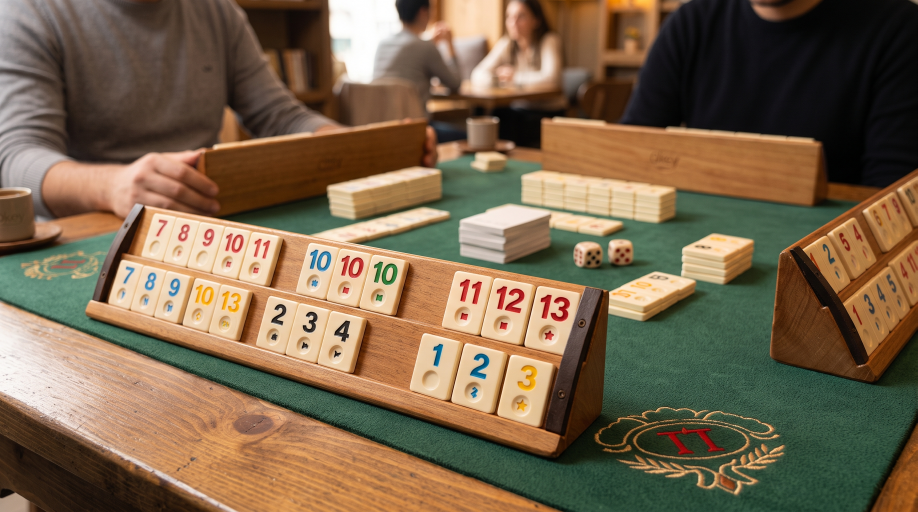
#> input picture assets/kaynak/okey101-masa.jpg, 2752 x 1536 px (shown at 1/3 size)
$ python kapak-okey101-fotograf.py
#> lines starting #> are read from the running program, lines starting #| are printed output that depends on the picture
# -*- coding: utf-8 -*-
"""
101 Okey kapağı: assets/kaynak/okey101-masa.jpg karesinden üretilir.

KAYNAK
Kullanıcının ilettiği kare 2752x1536 (oran 1.792). Kapak oranı 606/354 =
1.712 olduğundan kırpma gerekiyor; ayrıca ham kadrajda ıstaka çerçevenin
sol yarısında kalıyor ve taşlar küçük resim boyutunda okunmuyordu.

KADRAJ HESABI (ölçüldü, tahmin değil)
Kapaklar .game-thumb içinde `background-size:cover` ile gösterilir; kutunun
eni 140px ile ~300px arasında, boyu sabit 120px'tir. Oran 1.17 ile 2.50
arasında gezdiği için `cover` en kötü durumda ortadaki %68'lik bandı bırakır
(bkz. kapak-ortak.py GUVENLI_ORAN) — yani ANA CİSİMLER ortadaki
%68 x %68'lik kutuya sığmalı.
Ham karede okunması gereken cisim, öndeki ıstaka ve üzerindeki taşlardır:
kaynak koordinatlarında x 321..1797, y 607..1259 (en 1476, boy 652).
Bu bloğun %68'lik banda sığması için kırpma eni en az 1476/0.68 = 2171 px
olmalı. 2350 px seçildi: hem şart sağlanır (blok bandın içinde kalır) hem de
tam genişlikte kırpmaya (2629 px) göre %12 yakınlaşma olur, böylece taşların
üzerindeki rakamlar 300x120'lik küçük resimde bile okunur.
Kırpma bloğun merkezine (1059, 933) göre konumlanır ve kenarlara kırpılır.

POZLAMA
Fotoğraf zaten aydınlık; gölgeler hafif bir gamma eğrisiyle açılır, kontrast
ve doygunluk bir tık artırılır, ardından küçük resim boyutunda rakamların
kenarı kaybolmasın diye keskinleştirilir. Vinyet köşeleri hafifçe kapatır.

Kullanım:  python3 tools/kapak-okey101-fotograf.py
"""
import os
import numpy as np
from PIL import Image, ImageFilter, ImageEnhance

KOK = os.path.dirname(os.path.dirname(os.path.abspath(__file__)))
KAYNAK = os.path.join(KOK, 'assets', 'kaynak', 'okey101-masa.jpg')
HEDEF = os.path.join(KOK, 'assets', 'covers', 'okey101.jpg')

GEN, BOY = 606, 354          # yayınlanan kapak ölçüsü
GUVENLI = 0.68               # her ekran genişliğinde görünen orta bant
KIRPMA_EN = 2350             # kaynak pikselinde kırpma genişliği (hesabı yukarıda)
MERKEZ = (1059, 933)         # ıstaka + taş bloğunun kaynaktaki merkezi
# Bloğun kaynaktaki sınırları — güvenli bant denetimi bunun üzerinden yapılır.
BLOK = (321, 607, 1797, 1259)


def kapak():
    ham = Image.open(KAYNAK).convert('RGB')
#> ham is the input picture: PIL image 2752x1536 RGB; mean R, G, B 122.1, 101.8, 77
    W, H = ham.size
#> W = 2752; H = 1536
    cw = min(KIRPMA_EN, W)
#> cw = 2350
    ch = int(round(cw / (GEN / BOY)))
#> ch = 1373
    if ch > H:                                  # kaynak yeterince uzun değilse
        ch = H
        cw = int(round(ch * (GEN / BOY)))
    x0 = max(0, min(W - cw, MERKEZ[0] - cw // 2))
#> x0 = 0
    y0 = max(0, min(H - ch, MERKEZ[1] - ch // 2))
#> y0 = 163
    im = ham.crop((x0, y0, x0 + cw, y0 + ch)).resize((GEN, BOY), Image.LANCZOS)
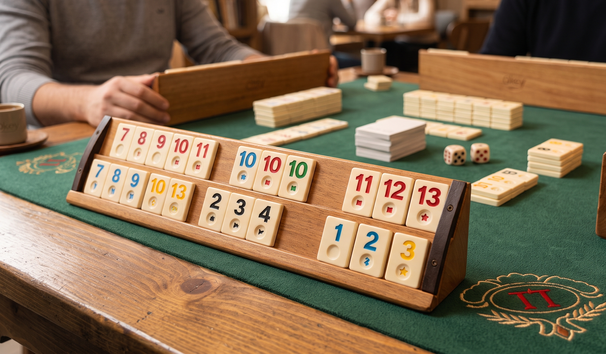
#> im: PIL image 606x354 RGB; mean R, G, B 133.7, 111.8, 84.9

    # ---- POZLAMA: gölgeler hafifçe açılır (fotoğraf zaten aydınlık)
    a = np.asarray(im, np.float32) / 255.0
    a = np.power(a, 0.94)
    im = Image.fromarray((np.clip(a, 0, 1) * 255).astype(np.uint8))
    im = ImageEnhance.Contrast(im).enhance(1.06)
    im = ImageEnhance.Color(im).enhance(1.05)

    # ---- VİNYET: köşeleri hafifçe kapatır, göz ortadaki ıstakaya gider
    yy, xx = np.mgrid[0:BOY, 0:GEN].astype(np.float32)
    v = np.clip(1.04 - np.sqrt(((xx - GEN / 2) / (GEN * .86)) ** 2 +
                               ((yy - BOY / 2) / (BOY * .86)) ** 2) * 0.42, 0.68, 1.0)
    im = Image.fromarray(np.clip(np.asarray(im, np.float32) * v[:, :, None],
                                 0, 255).astype(np.uint8))
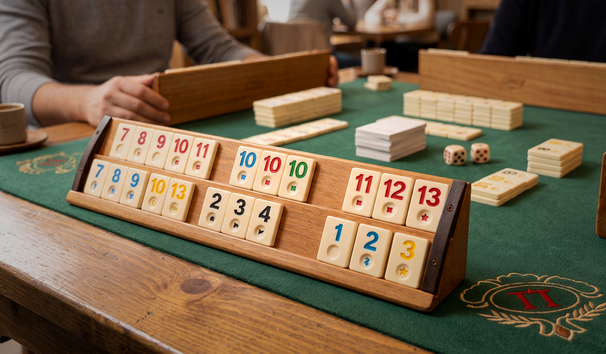
#> im: PIL image 606x354 RGB; mean R, G, B 119.3, 98.8, 73

    # ---- NETLİK: 140x120'lik küçük resimde rakamlar okunur kalsın
    im = im.filter(ImageFilter.UnsharpMask(radius=1.2, percent=72, threshold=3))
    im.save(HEDEF, quality=92, optimize=True, progressive=True)
    return im, (x0, y0, cw, ch)


def guvenli_denetim(x0, y0, cw, ch):
    """Taş bloğu %68'lik bandın içinde mi? Oran olarak döner."""
    bx0 = (BLOK[0] - x0) / cw
    by0 = (BLOK[1] - y0) / ch
    bx1 = (BLOK[2] - x0) / cw
    by1 = (BLOK[3] - y0) / ch
    alt, ust = (1 - GUVENLI) / 2, (1 + GUVENLI) / 2
    return (bx0, by0, bx1, by1), (alt, ust)


if __name__ == '__main__':
    im, (x0, y0, cw, ch) = kapak()
#> x0 = 0; y0 = 163; cw = 2350; ch = 1373
    (bx0, by0, bx1, by1), (alt, ust) = guvenli_denetim(x0, y0, cw, ch)
#> in guvenli_denetim, `bx0 = (BLOK[0] - x0) / cw`: bx0 = 0.137
#> in guvenli_denetim, `by0 = (BLOK[1] - y0) / ch`: by0 = 0.323
#> in guvenli_denetim, `bx1 = (BLOK[2] - x0) / cw`: bx1 = 0.765
#> in guvenli_denetim, `by1 = (BLOK[3] - y0) / ch`: by1 = 0.798
#> bx0 = 0.137; by0 = 0.323; bx1 = 0.765; by1 = 0.798; alt = 0.16; ust = 0.84
    print('yazildi', HEDEF, im.size)
#| yazildi assets/covers/okey101.jpg (606, 354)
    print('kirpma      : x0=%d y0=%d %dx%d' % (x0, y0, cw, ch))
#| kirpma      : x0=0 y0=163 2350x1373
    print('guvenli bant: %.3f .. %.3f' % (alt, ust))
#| guvenli bant: 0.160 .. 0.840
    print('tas blogu   : x %.3f..%.3f  y %.3f..%.3f' % (bx0, bx1, by0, by1))
#| tas blogu   : x 0.137..0.765  y 0.323..0.798
    print('banda sigiyor mu:', bx0 >= alt - 0.03 and bx1 <= ust + 0.03
                               and by0 >= alt and by1 <= ust)
#| banda sigiyor mu: True

$ run again, with assets/kaynak/satranc-vezir.jpg copied over assets/kaynak/okey101-masa.jpg
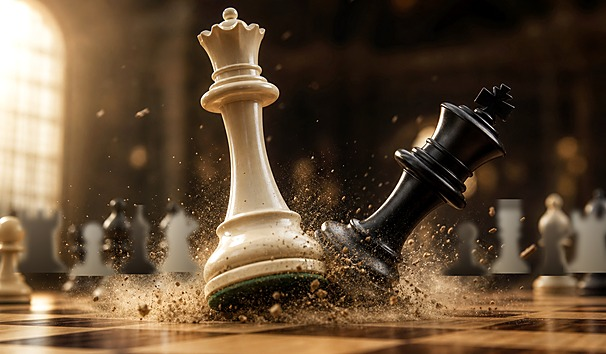
#> input picture assets/kaynak/satranc-vezir.jpg, 606 x 354 px
#> in kapak, ham is the input picture: PIL image 606x354 RGB; mean R, G, B 98.1, 76.8, 54.4
#> in kapak, `im = Image.fromarray(np.clip(np.asarray(im, np.float32) * v[:, :, None..`:
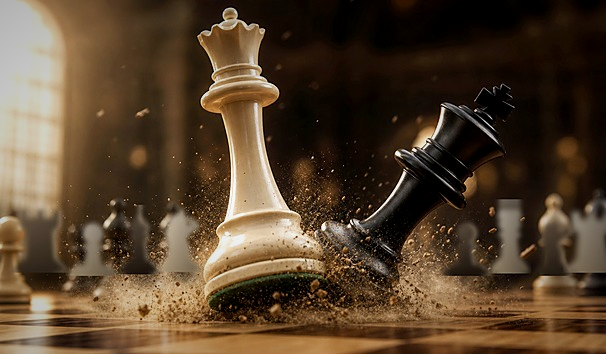
#> im: PIL image 606x354 RGB; mean R, G, B 85.6, 65.6, 44.8
#> `im, (x0, y0, cw, ch) = kapak()`: x0 = 0; cw = 606; ch = 354
#> in guvenli_denetim, `bx0 = (BLOK[0] - x0) / cw`: bx0 = 0.53
#> in guvenli_denetim, `by0 = (BLOK[1] - y0) / ch`: by0 = 1.71
#> in guvenli_denetim, `bx1 = (BLOK[2] - x0) / cw`: bx1 = 2.97
#> in guvenli_denetim, `by1 = (BLOK[3] - y0) / ch`: by1 = 3.56
#> `(bx0, by0, bx1, by1), (alt, ust) = guvenli_denetim(x0, y0, cw, ch)`: bx0 = 0.53; by0 = 1.71; bx1 = 2.97; by1 = 3.56; alt = 0.16; ust = 0.84
#| yazildi assets/covers/okey101.jpg (606, 354)
#| kirpma      : x0=0 y0=0 606x354
#| guvenli bant: 0.160 .. 0.840
#| tas blogu   : x 0.530..2.965  y 1.715..3.556
#| banda sigiyor mu: False

$ run again, with assets/kaynak/satranc-at.png saved as assets/kaynak/okey101-masa.jpg
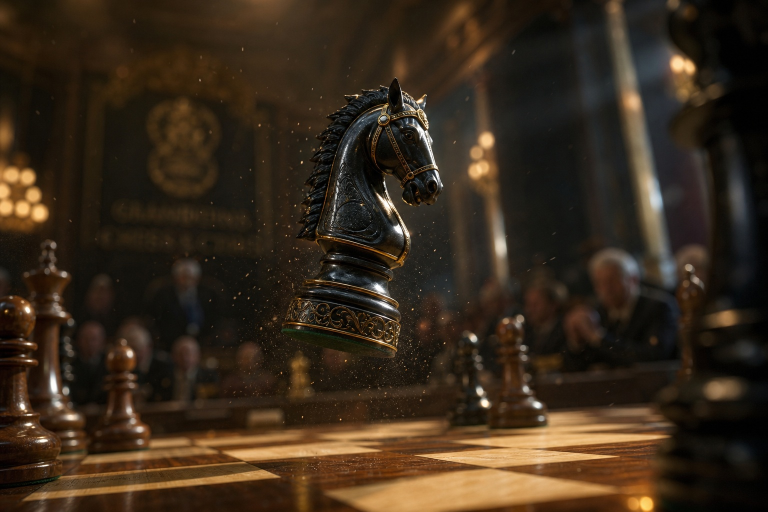
#> input picture assets/kaynak/satranc-at.png, 1536 x 1024 px (shown at 1/2 size)
#> in kapak, ham is the input picture: PIL image 1536x1024 RGB; mean R, G, B 56.5, 42.6, 27.5
#> in kapak, `im = ham.crop((x0, y0, x0 + cw, y0 + ch)).resize((GEN, BOY), Image.LAN..`:
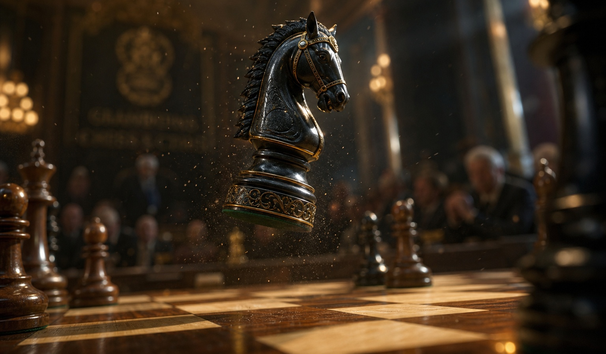
#> im: PIL image 606x354 RGB; mean R, G, B 58.1, 43.9, 28.6
#> in kapak, `im = Image.fromarray(np.clip(np.asarray(im, np.float32) * v[:, :, None..`:
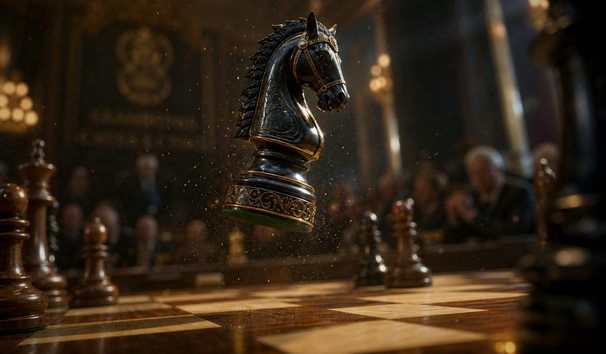
#> im: PIL image 606x354 RGB; mean R, G, B 52.4, 38.7, 23.8
#> `im, (x0, y0, cw, ch) = kapak()`: x0 = 0; y0 = 127; cw = 1536; ch = 897
#> in guvenli_denetim, `bx0 = (BLOK[0] - x0) / cw`: bx0 = 0.209
#> in guvenli_denetim, `by0 = (BLOK[1] - y0) / ch`: by0 = 0.535
#> in guvenli_denetim, `bx1 = (BLOK[2] - x0) / cw`: bx1 = 1.17
#> in guvenli_denetim, `by1 = (BLOK[3] - y0) / ch`: by1 = 1.26
#> `(bx0, by0, bx1, by1), (alt, ust) = guvenli_denetim(x0, y0, cw, ch)`: bx0 = 0.209; by0 = 0.535; bx1 = 1.17; by1 = 1.26; alt = 0.16; ust = 0.84
#| yazildi assets/covers/okey101.jpg (606, 354)
#| kirpma      : x0=0 y0=127 1536x897
#| guvenli bant: 0.160 .. 0.840
#| tas blogu   : x 0.209..1.170  y 0.535..1.262
#| banda sigiyor mu: False
